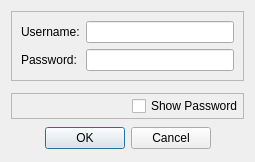
<?xml version="1.0" encoding="UTF-8"?>
<ui version="4.0">
 <class>authenticationDialog</class>
 <widget class="QDialog" name="authenticationDialog">
  <property name="geometry">
   <rect>
    <x>0</x>
    <y>0</y>
    <width>244</width>
    <height>162</height>
   </rect>
  </property>
  <property name="sizePolicy">
   <sizepolicy hsizetype="Preferred" vsizetype="Preferred">
    <horstretch>0</horstretch>
    <verstretch>0</verstretch>
   </sizepolicy>
  </property>
  <property name="windowTitle">
   <string>Log In</string>
  </property>
  <layout class="QVBoxLayout" name="verticalLayout">
   <property name="spacing">
    <number>6</number>
   </property>
   <item>
    <widget class="QFrame" name="formFrame">
     <property name="sizePolicy">
      <sizepolicy hsizetype="Preferred" vsizetype="Preferred">
       <horstretch>0</horstretch>
       <verstretch>0</verstretch>
      </sizepolicy>
     </property>
     <property name="frameShape">
      <enum>QFrame::StyledPanel</enum>
     </property>
     <property name="frameShadow">
      <enum>QFrame::Raised</enum>
     </property>
     <layout class="QFormLayout" name="formLayout">
      <item row="0" column="0">
       <widget class="QLabel" name="label">
        <property name="sizePolicy">
         <sizepolicy hsizetype="Preferred" vsizetype="Expanding">
          <horstretch>0</horstretch>
          <verstretch>0</verstretch>
         </sizepolicy>
        </property>
        <property name="text">
         <string>Username:</string>
        </property>
       </widget>
      </item>
      <item row="0" column="1">
       <widget class="QLineEdit" name="userLineEdit">
        <property name="sizePolicy">
         <sizepolicy hsizetype="Expanding" vsizetype="Expanding">
          <horstretch>0</horstretch>
          <verstretch>0</verstretch>
         </sizepolicy>
        </property>
        <property name="maximumSize">
         <size>
          <width>16777215</width>
          <height>57</height>
         </size>
        </property>
       </widget>
      </item>
      <item row="1" column="0">
       <widget class="QLabel" name="passLabel">
        <property name="sizePolicy">
         <sizepolicy hsizetype="Preferred" vsizetype="Expanding">
          <horstretch>0</horstretch>
          <verstretch>0</verstretch>
         </sizepolicy>
        </property>
        <property name="text">
         <string>Password:</string>
        </property>
       </widget>
      </item>
      <item row="1" column="1">
       <widget class="QLineEdit" name="passLineEdit">
        <property name="sizePolicy">
         <sizepolicy hsizetype="Expanding" vsizetype="Expanding">
          <horstretch>0</horstretch>
          <verstretch>0</verstretch>
         </sizepolicy>
        </property>
        <property name="maximumSize">
         <size>
          <width>16777215</width>
          <height>57</height>
         </size>
        </property>
       </widget>
      </item>
     </layout>
    </widget>
   </item>
   <item>
    <widget class="QLabel" name="errorMsgLabel">
     <property name="maximumSize">
      <size>
       <width>16777215</width>
       <height>0</height>
      </size>
     </property>
     <property name="text">
      <string>Placeholder for message</string>
     </property>
     <property name="alignment">
      <set>Qt::AlignRight|Qt::AlignTrailing|Qt::AlignVCenter</set>
     </property>
     <property name="indent">
      <number>-1</number>
     </property>
    </widget>
   </item>
   <item>
    <widget class="QFrame" name="checkBoxFrame">
     <property name="sizePolicy">
      <sizepolicy hsizetype="Preferred" vsizetype="Expanding">
       <horstretch>0</horstretch>
       <verstretch>0</verstretch>
      </sizepolicy>
     </property>
     <property name="frameShape">
      <enum>QFrame::StyledPanel</enum>
     </property>
     <property name="frameShadow">
      <enum>QFrame::Raised</enum>
     </property>
     <layout class="QHBoxLayout" name="horizontalLayout">
      <property name="sizeConstraint">
       <enum>QLayout::SetDefaultConstraint</enum>
      </property>
      <property name="leftMargin">
       <number>0</number>
      </property>
      <property name="topMargin">
       <number>0</number>
      </property>
      <property name="rightMargin">
       <number>0</number>
      </property>
      <property name="bottomMargin">
       <number>0</number>
      </property>
      <item>
       <spacer name="horizontalSpacer">
        <property name="orientation">
         <enum>Qt::Horizontal</enum>
        </property>
        <property name="sizeType">
         <enum>QSizePolicy::MinimumExpanding</enum>
        </property>
        <property name="sizeHint" stdset="0">
         <size>
          <width>120</width>
          <height>20</height>
         </size>
        </property>
       </spacer>
      </item>
      <item>
       <widget class="QCheckBox" name="checkBox">
        <property name="text">
         <string>Show Password</string>
        </property>
       </widget>
      </item>
     </layout>
    </widget>
   </item>
   <item>
    <widget class="QDialogButtonBox" name="buttonBox">
     <property name="sizePolicy">
      <sizepolicy hsizetype="Preferred" vsizetype="Expanding">
       <horstretch>0</horstretch>
       <verstretch>0</verstretch>
      </sizepolicy>
     </property>
     <property name="orientation">
      <enum>Qt::Horizontal</enum>
     </property>
     <property name="standardButtons">
      <set>QDialogButtonBox::Cancel|QDialogButtonBox::Ok</set>
     </property>
     <property name="centerButtons">
      <bool>true</bool>
     </property>
    </widget>
   </item>
  </layout>
 </widget>
 <resources/>
 <connections>
  <connection>
   <sender>buttonBox</sender>
   <signal>accepted()</signal>
   <receiver>authenticationDialog</receiver>
   <slot>accept()</slot>
   <hints>
    <hint type="sourcelabel">
     <x>248</x>
     <y>254</y>
    </hint>
    <hint type="destinationlabel">
     <x>157</x>
     <y>274</y>
    </hint>
   </hints>
  </connection>
  <connection>
   <sender>buttonBox</sender>
   <signal>rejected()</signal>
   <receiver>authenticationDialog</receiver>
   <slot>reject()</slot>
   <hints>
    <hint type="sourcelabel">
     <x>316</x>
     <y>260</y>
    </hint>
    <hint type="destinationlabel">
     <x>286</x>
     <y>274</y>
    </hint>
   </hints>
  </connection>
 </connections>
</ui>
